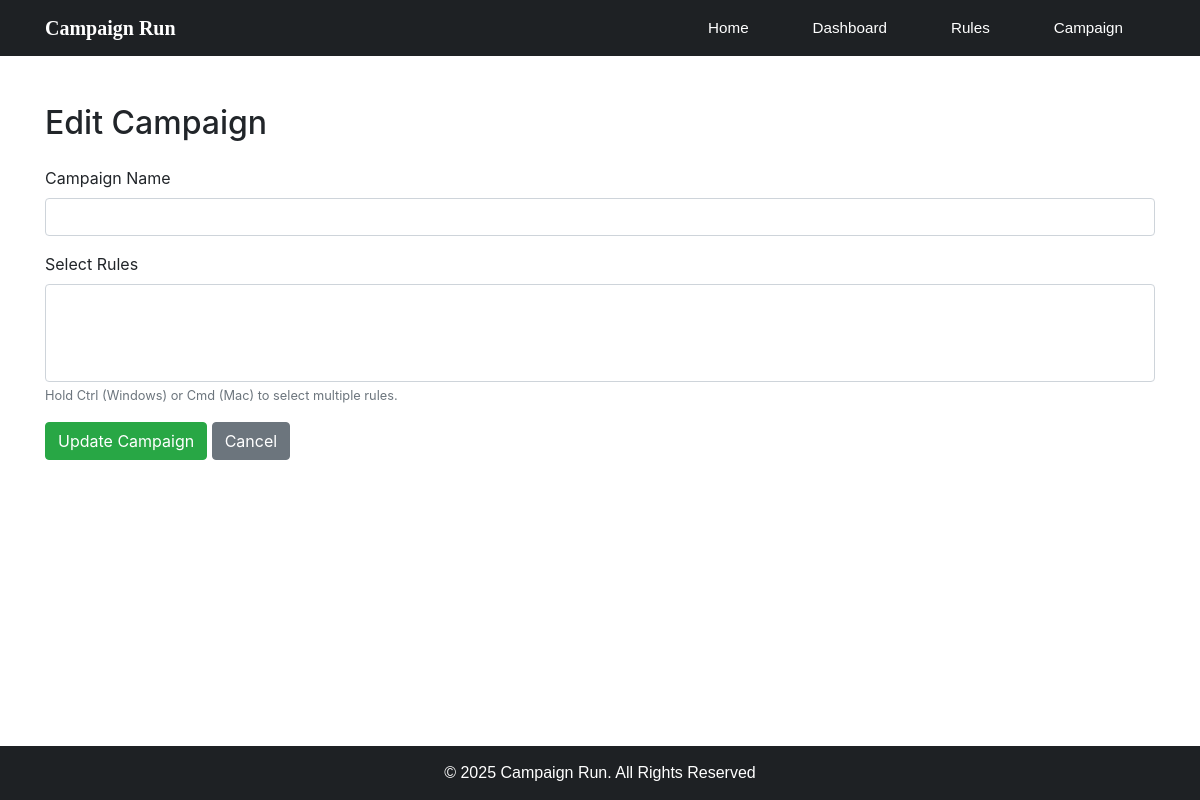
Before: /campaign/edit/1 with the older database file.
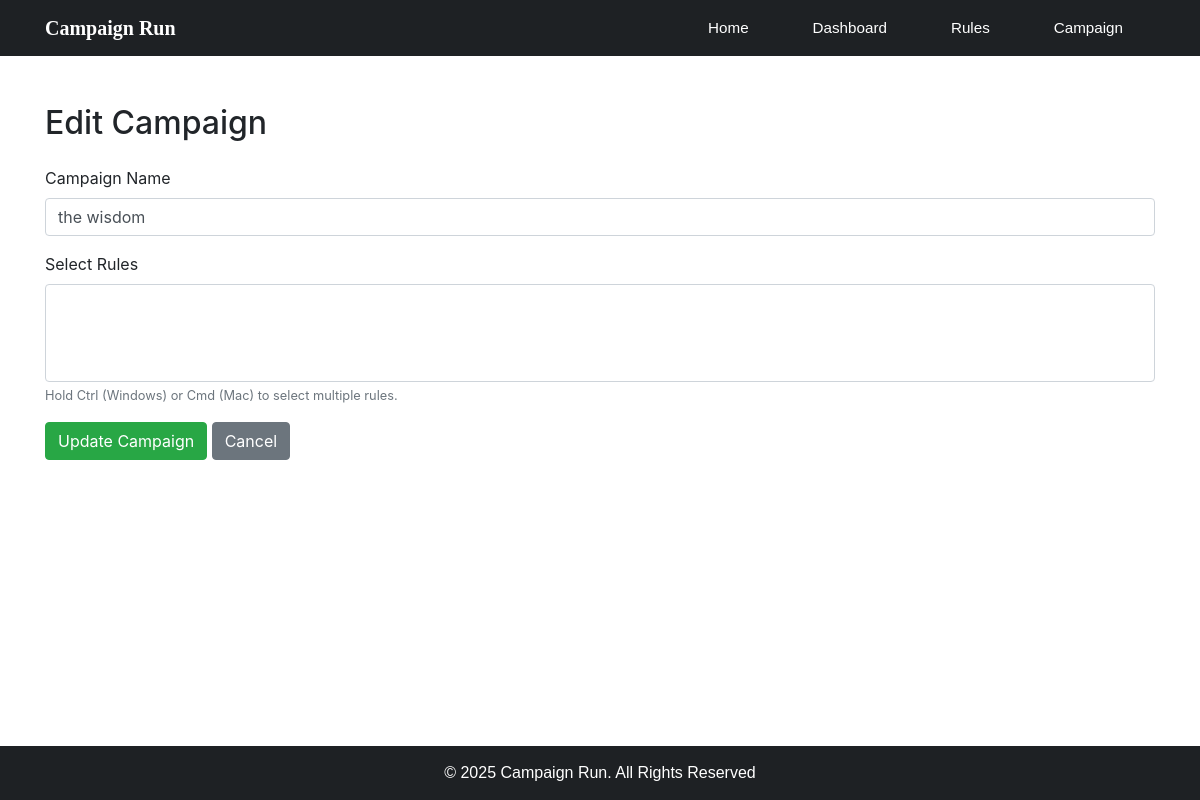
After: the same page with the newer database file.
### tables this page shows
CREATE TABLE campaigns (
                        id INTEGER PRIMARY KEY AUTOINCREMENT,
                        campaign_name TEXT,
                        rule_name TEXT,
                        created_by TEXT,
                        created_date TEXT,
                        updated_by TEXT,
                        updated_date TEXT
                    );

### app.py (the view, shortened to what this page needs)
@app.route('/campaign/edit/<int:id>', methods=['GET', 'POST'])
def edit_campaign(id):
    with sqlite3.connect(DB_NAME) as conn:
        c = conn.cursor()
        c.execute("SELECT * FROM campaigns WHERE id=?", (id,))
        campaign = c.fetchone()
    return render_template('edit_campaign.html', campaign=campaign)

### templates/edit_campaign.html (shortened to what this page needs)
{% extends 'base.html' %}
{% block content %}
<div class="container mt-5">
  <h2 class="mb-4">Edit Campaign</h2>
  <form method="POST">
    <div class="mb-3">
      <label for="campaign_name" class="form-label">Campaign Name</label>
      <input type="text" class="form-control" id="campaign_name" name="campaign_name" value="{{ campaign[1] }}" required>
    </div>
    <div class="mb-3">
      <label for="rule_ids" class="form-label">Select Rules</label>
      <select name="rule_ids" multiple class="form-control">
      </select>
      <small class="text-muted">Hold Ctrl (Windows) or Cmd (Mac) to select multiple rules.</small>
    </div>
    <button type="submit" class="btn btn-success">Update Campaign</button>
    <a href="{{ url_for('campaign') }}" class="btn btn-secondary">Cancel</a>
  </form>
</div>
{% endblock %}

Changed rows visible on the page:
added campaigns: campaign_name "the wisdom"
